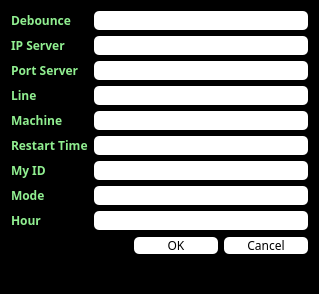
<?xml version="1.0" encoding="UTF-8"?>
<ui version="4.0">
 <class>Setting</class>
 <widget class="QDialog" name="Setting">
  <property name="geometry">
   <rect>
    <x>0</x>
    <y>0</y>
    <width>319</width>
    <height>294</height>
   </rect>
  </property>
  <property name="windowTitle">
   <string>Dialog</string>
  </property>
  <property name="styleSheet">
   <string notr="true">background-color:black;</string>
  </property>
  <layout class="QFormLayout" name="formLayout">
   <item row="0" column="0">
    <widget class="QLabel" name="label">
     <property name="font">
      <font>
       <family>Segoe UI Variable Display</family>
       <pointsize>9</pointsize>
       <weight>75</weight>
       <bold>true</bold>
      </font>
     </property>
     <property name="styleSheet">
      <string notr="true">color : #90ee90;</string>
     </property>
     <property name="text">
      <string>Debounce</string>
     </property>
    </widget>
   </item>
   <item row="0" column="1">
    <widget class="QLineEdit" name="lineEdit">
     <property name="font">
      <font>
       <family>Segoe UI Variable Display</family>
      </font>
     </property>
     <property name="styleSheet">
      <string notr="true">border-radius : 5px;
border-style : solid;
background-color:white;</string>
     </property>
    </widget>
   </item>
   <item row="1" column="0">
    <widget class="QLabel" name="label_2">
     <property name="font">
      <font>
       <family>Segoe UI Variable Display</family>
       <pointsize>9</pointsize>
       <weight>75</weight>
       <bold>true</bold>
      </font>
     </property>
     <property name="styleSheet">
      <string notr="true">color : #90ee90;</string>
     </property>
     <property name="text">
      <string>IP Server</string>
     </property>
    </widget>
   </item>
   <item row="1" column="1">
    <widget class="QLineEdit" name="lineEdit_2">
     <property name="font">
      <font>
       <family>Segoe UI Variable Display</family>
      </font>
     </property>
     <property name="styleSheet">
      <string notr="true">border-radius : 5px;
border-style : solid;
background-color:white;</string>
     </property>
    </widget>
   </item>
   <item row="2" column="0">
    <widget class="QLabel" name="label_3">
     <property name="font">
      <font>
       <family>Segoe UI Variable Display</family>
       <pointsize>9</pointsize>
       <weight>75</weight>
       <bold>true</bold>
      </font>
     </property>
     <property name="styleSheet">
      <string notr="true">color : #90ee90;</string>
     </property>
     <property name="text">
      <string>Port Server</string>
     </property>
    </widget>
   </item>
   <item row="2" column="1">
    <widget class="QLineEdit" name="lineEdit_3">
     <property name="font">
      <font>
       <family>Segoe UI Variable Display</family>
      </font>
     </property>
     <property name="styleSheet">
      <string notr="true">border-radius : 5px;
border-style : solid;
background-color:white;</string>
     </property>
    </widget>
   </item>
   <item row="3" column="0">
    <widget class="QLabel" name="label_4">
     <property name="font">
      <font>
       <family>Segoe UI Variable Display</family>
       <pointsize>9</pointsize>
       <weight>75</weight>
       <bold>true</bold>
      </font>
     </property>
     <property name="styleSheet">
      <string notr="true">color : #90ee90;</string>
     </property>
     <property name="text">
      <string>Line</string>
     </property>
    </widget>
   </item>
   <item row="3" column="1">
    <widget class="QLineEdit" name="lineEdit_4">
     <property name="font">
      <font>
       <family>Segoe UI Variable Display</family>
      </font>
     </property>
     <property name="styleSheet">
      <string notr="true">border-radius : 5px;
border-style : solid;
background-color:white;</string>
     </property>
    </widget>
   </item>
   <item row="4" column="0">
    <widget class="QLabel" name="label_5">
     <property name="font">
      <font>
       <family>Segoe UI Variable Display</family>
       <pointsize>9</pointsize>
       <weight>75</weight>
       <bold>true</bold>
      </font>
     </property>
     <property name="styleSheet">
      <string notr="true">color : #90ee90;</string>
     </property>
     <property name="text">
      <string>Machine</string>
     </property>
    </widget>
   </item>
   <item row="4" column="1">
    <widget class="QLineEdit" name="lineEdit_5">
     <property name="font">
      <font>
       <family>Segoe UI Variable Display</family>
      </font>
     </property>
     <property name="styleSheet">
      <string notr="true">border-radius : 5px;
border-style : solid;
background-color:white;</string>
     </property>
    </widget>
   </item>
   <item row="5" column="0">
    <widget class="QLabel" name="label_6">
     <property name="font">
      <font>
       <family>Segoe UI Variable Display</family>
       <pointsize>9</pointsize>
       <weight>75</weight>
       <bold>true</bold>
      </font>
     </property>
     <property name="styleSheet">
      <string notr="true">color : #90ee90;</string>
     </property>
     <property name="text">
      <string>Restart Time</string>
     </property>
    </widget>
   </item>
   <item row="5" column="1">
    <widget class="QLineEdit" name="lineEdit_6">
     <property name="font">
      <font>
       <family>Segoe UI Variable Display</family>
      </font>
     </property>
     <property name="styleSheet">
      <string notr="true">border-radius : 5px;
border-style : solid;
background-color:white;</string>
     </property>
    </widget>
   </item>
   <item row="6" column="0">
    <widget class="QLabel" name="label_7">
     <property name="font">
      <font>
       <family>Segoe UI Variable Display</family>
       <pointsize>9</pointsize>
       <weight>75</weight>
       <bold>true</bold>
      </font>
     </property>
     <property name="styleSheet">
      <string notr="true">color : #90ee90;</string>
     </property>
     <property name="text">
      <string>My ID</string>
     </property>
    </widget>
   </item>
   <item row="6" column="1">
    <widget class="QLineEdit" name="lineEdit_7">
     <property name="font">
      <font>
       <family>Segoe UI Variable Display</family>
      </font>
     </property>
     <property name="styleSheet">
      <string notr="true">border-radius : 5px;
border-style : solid;
background-color:white;</string>
     </property>
    </widget>
   </item>
   <item row="7" column="0">
    <widget class="QLabel" name="label_8">
     <property name="font">
      <font>
       <family>Segoe UI Variable Display</family>
       <pointsize>9</pointsize>
       <weight>75</weight>
       <bold>true</bold>
      </font>
     </property>
     <property name="styleSheet">
      <string notr="true">color : #90ee90;</string>
     </property>
     <property name="text">
      <string>Mode</string>
     </property>
    </widget>
   </item>
   <item row="7" column="1">
    <widget class="QLineEdit" name="lineEdit_8">
     <property name="font">
      <font>
       <family>Segoe UI Variable Display</family>
      </font>
     </property>
     <property name="styleSheet">
      <string notr="true">border-radius : 5px;
border-style : solid;
background-color:white;</string>
     </property>
    </widget>
   </item>
   <item row="8" column="0">
    <widget class="QLabel" name="label_9">
     <property name="font">
      <font>
       <family>Segoe UI Variable Display</family>
       <pointsize>9</pointsize>
       <weight>75</weight>
       <bold>true</bold>
      </font>
     </property>
     <property name="styleSheet">
      <string notr="true">color : #90ee90;</string>
     </property>
     <property name="text">
      <string>Hour</string>
     </property>
    </widget>
   </item>
   <item row="10" column="1">
    <layout class="QHBoxLayout" name="horizontalLayout">
     <item>
      <spacer name="horizontalSpacer">
       <property name="orientation">
        <enum>Qt::Horizontal</enum>
       </property>
       <property name="sizeType">
        <enum>QSizePolicy::Maximum</enum>
       </property>
       <property name="sizeHint" stdset="0">
        <size>
         <width>40</width>
         <height>20</height>
        </size>
       </property>
      </spacer>
     </item>
     <item>
      <widget class="QPushButton" name="pushButton">
       <property name="sizePolicy">
        <sizepolicy hsizetype="MinimumExpanding" vsizetype="Fixed">
         <horstretch>0</horstretch>
         <verstretch>0</verstretch>
        </sizepolicy>
       </property>
       <property name="font">
        <font>
         <family>Segoe UI Variable Display</family>
         <pointsize>9</pointsize>
        </font>
       </property>
       <property name="styleSheet">
        <string notr="true">QPushButton{
border-radius : 5px;
border-style : solid;
background-color:white;
}

QPushButton:hover{
background-color:#90ee90;
color:white;
}
</string>
       </property>
       <property name="text">
        <string>OK</string>
       </property>
      </widget>
     </item>
     <item>
      <widget class="QPushButton" name="pushButton_2">
       <property name="sizePolicy">
        <sizepolicy hsizetype="MinimumExpanding" vsizetype="Fixed">
         <horstretch>0</horstretch>
         <verstretch>0</verstretch>
        </sizepolicy>
       </property>
       <property name="font">
        <font>
         <family>Segoe UI Variable Display</family>
         <pointsize>9</pointsize>
        </font>
       </property>
       <property name="styleSheet">
        <string notr="true">QPushButton{
border-radius : 5px;
border-style : solid;
background-color:white;
}

QPushButton:hover{
background-color:#90ee90;
color:white;
}
</string>
       </property>
       <property name="text">
        <string>Cancel</string>
       </property>
      </widget>
     </item>
    </layout>
   </item>
   <item row="8" column="1">
    <widget class="QLineEdit" name="lineEdit_9">
     <property name="font">
      <font>
       <family>Segoe UI Variable Display</family>
      </font>
     </property>
     <property name="styleSheet">
      <string notr="true">border-radius : 5px;
border-style : solid;
background-color:white;</string>
     </property>
    </widget>
   </item>
  </layout>
 </widget>
 <resources/>
 <connections/>
</ui>
